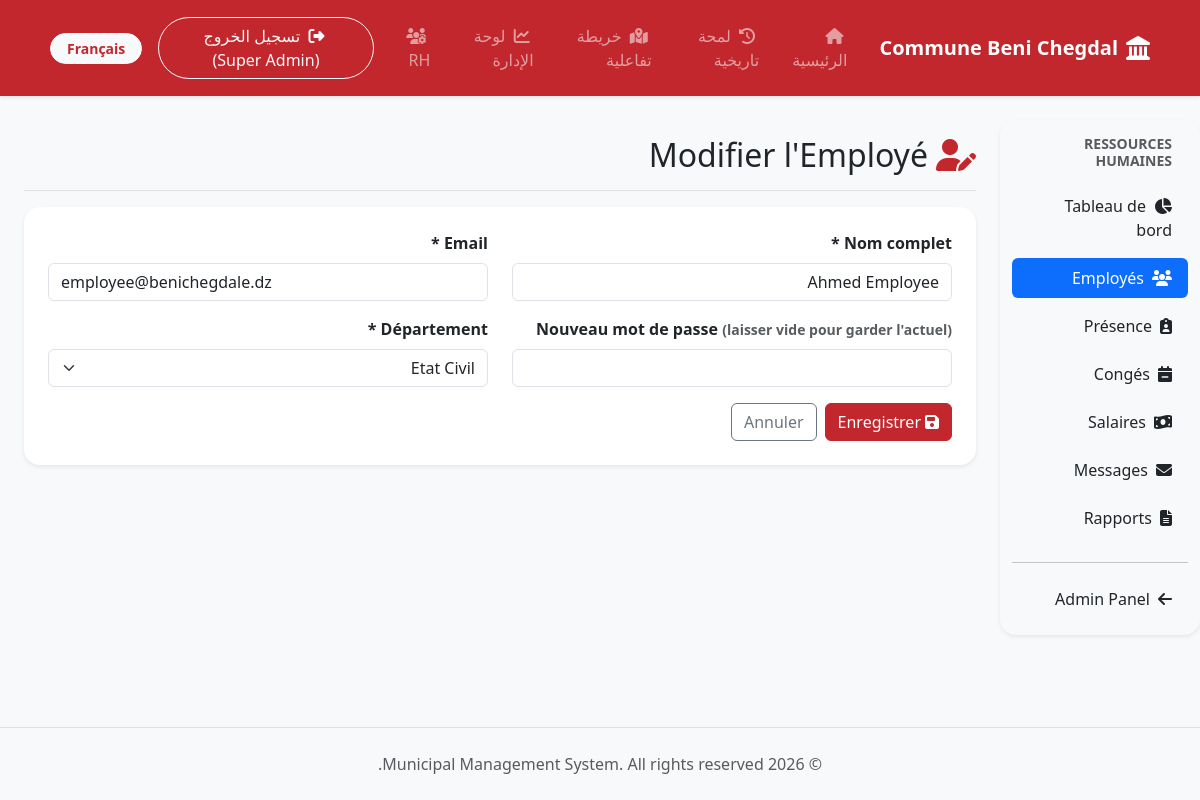
Page /rh/edit_employee.php?id=2 (signed in) on the committed database.
### tables this page shows
CREATE TABLE IF NOT EXISTS `users` (
  `id` INT UNSIGNED NOT NULL AUTO_INCREMENT,
  `name` VARCHAR(120) NOT NULL,
  `email` VARCHAR(180) NOT NULL UNIQUE,
  `password` VARCHAR(255) NOT NULL,
  `role` ENUM('admin','employee','citizen') NOT NULL DEFAULT 'citizen',
  `department_id` INT UNSIGNED DEFAULT NULL,
  `created_at` DATETIME NOT NULL DEFAULT CURRENT_TIMESTAMP,
  PRIMARY KEY (`id`),
  INDEX `idx_role` (`role`),
  INDEX `idx_email` (`email`),
  CONSTRAINT `fk_user_department` FOREIGN KEY (`department_id`) REFERENCES `departments`(`id`) ON DELETE SET NULL
);

CREATE TABLE IF NOT EXISTS `departments` (
  `id` INT UNSIGNED NOT NULL AUTO_INCREMENT,
  `name` VARCHAR(100) NOT NULL,
  PRIMARY KEY (`id`)
);

### rh/edit_employee.php (the view, shortened to what this page needs)
<?php
$base_path = '../';
require_once $base_path . 'config/db.php';
$id = intval($_GET['id'] ?? 0);
$stmt = $conn->prepare("SELECT * FROM users WHERE id=? AND role='employee'");
$stmt->bind_param("i", $id);
$stmt->execute();
$employee = $stmt->get_result()->fetch_assoc();
$departments = $conn->query("SELECT id, name FROM departments ORDER BY name");
require_once $base_path . 'includes/header.php';
require_once $base_path . 'includes/navbar.php';
?>
<div class="container-fluid mt-4 mb-5">
<div class="row">
    <div class="col-md-3 col-lg-2 d-md-block bg-light sidebar collapse shadow-sm rounded-4 mb-4">
        <div class="position-sticky pt-3 pb-3">
            <h6 class="px-3 text-muted text-uppercase small fw-bold mb-3">Ressources Humaines</h6>
            <ul class="nav flex-column nav-pills">
                <li class="nav-item mb-2"><a class="nav-link text-dark" href="dashboard.php"><i class="fa-solid fa-chart-pie me-2"></i>Tableau de bord</a></li>
                <li class="nav-item mb-2"><a class="nav-link active" href="employees.php"><i class="fa-solid fa-users me-2"></i>Employés</a></li>
                <li class="nav-item mb-2"><a class="nav-link text-dark" href="attendance.php"><i class="fa-solid fa-clipboard-user me-2"></i>Présence</a></li>
                <li class="nav-item mb-2"><a class="nav-link text-dark" href="leave_requests.php"><i class="fa-solid fa-calendar-minus me-2"></i>Congés</a></li>
                <li class="nav-item mb-2"><a class="nav-link text-dark" href="salary.php"><i class="fa-solid fa-money-bill-wave me-2"></i>Salaires</a></li>
                <li class="nav-item mb-2"><a class="nav-link text-dark" href="messages.php"><i class="fa-solid fa-envelope me-2"></i>Messages</a></li>
                <li class="nav-item mb-2"><a class="nav-link text-dark" href="reports.php"><i class="fa-solid fa-file-lines me-2"></i>Rapports</a></li>
                <hr><li class="nav-item"><a class="nav-link text-dark" href="../admin/dashboard.php"><i class="fa-solid fa-arrow-left me-2"></i>Admin Panel</a></li>
            </ul>
        </div>
    </div>
    <main class="col-md-9 ms-sm-auto col-lg-10 px-md-4">
        <div class="pt-3 pb-2 mb-3 border-bottom"><h1 class="h2"><i class="fa-solid fa-user-pen text-primary me-2"></i>Modifier l'Employé</h1></div>
        <div class="card shadow-sm border-0 rounded-4">
            <div class="card-body p-4">
                <form method="POST">
                    <div class="row">
                        <div class="col-md-6 mb-3">
                            <label class="form-label fw-bold">Nom complet *</label>
                            <input type="text" class="form-control" name="name" value="<?php echo htmlspecialchars($employee['name']); ?>" required>
                        </div>
                        <div class="col-md-6 mb-3">
                            <label class="form-label fw-bold">Email *</label>
                            <input type="email" class="form-control" name="email" value="<?php echo htmlspecialchars($employee['email']); ?>" required>
                        </div>
                    </div>
                    <div class="row">
                        <div class="col-md-6 mb-3">
                            <label class="form-label fw-bold">Nouveau mot de passe <small class="text-muted">(laisser vide pour garder l'actuel)</small></label>
                            <input type="password" class="form-control" name="password" minlength="6">
                        </div>
                        <div class="col-md-6 mb-3">
                            <label class="form-label fw-bold">Département *</label>
                            <select class="form-select" name="department_id" required>
                                <?php while($d = $departments->fetch_assoc()): ?>
                                <option value="<?php echo $d['id']; ?>" <?php echo ($d['id']==$employee['department_id'])?'selected':''; ?>><?php echo htmlspecialchars($d['name']); ?></option>
                                <?php endwhile; ?>
                            </select>
                        </div>
                    </div>
                    <div class="d-flex gap-2">
                        <button type="submit" class="btn btn-primary"><i class="fa-solid fa-save me-1"></i>Enregistrer</button>
                        <a href="employees.php" class="btn btn-outline-secondary">Annuler</a>
                    </div>
                </form>
            </div>
        </div>
    </main>
</div>
</div>
<?php require_once $base_path . 'includes/footer.php'; ?>

### assets/css/style.css (style rules this page uses)
:root { --morocco-red: #c1272d; --morocco-green: #006233; --light-bg: #f8f9fa; }
body { font-family: 'Segoe UI', Tahoma, Geneva, Verdana, sans-serif; background-color: var(--light-bg); }
.text-primary { color: var(--morocco-red) !important; }
.btn-primary { background-color: var(--morocco-red); border-color: var(--morocco-red); }

### rows in the picture
users: name "Ahmed Employee", email "employee@benichegdale.dz", department_id "Etat Civil"

### other values in the picture
__('home') "الرئيسية"
__('history') "لمحة تاريخية"
__('map') "خريطة تفاعلية"
__('admin_dashboard') "لوحة الإدارة"
__('logout') "تسجيل الخروج"
$_SESSION['user_name'] "Super Admin"
